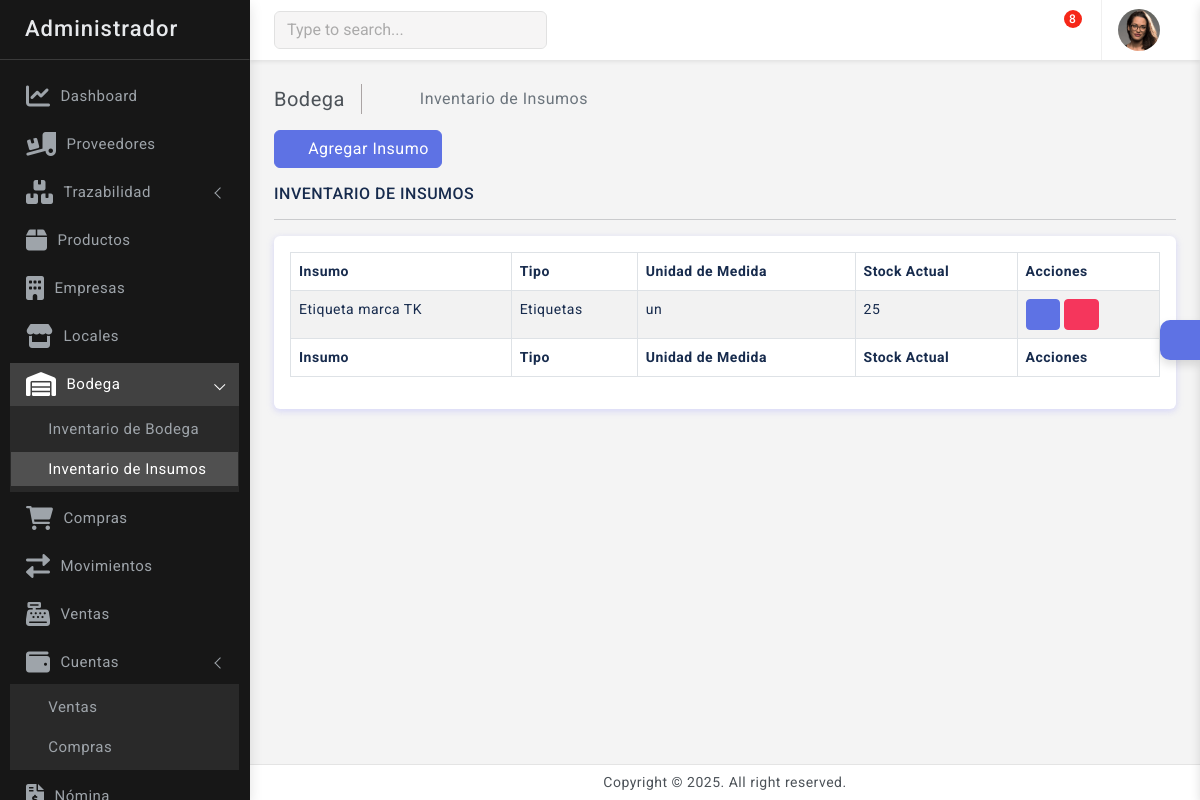
Page /bodega/inventario-insumos/ on the committed database.
### bodega/models.py (models this page shows, shortened)
class Insumo(models.Model):
    nombre = models.CharField(max_length=100, unique=True)
    stock_actual = models.PositiveIntegerField(default=0)
    tipo_insumo = models.ForeignKey(TipoInsumo, on_delete=models.CASCADE)
    unidad_medida = models.ForeignKey(UnidadMedida, on_delete=models.CASCADE)

class TipoInsumo(models.Model):
    nombre = models.CharField(max_length=100, unique=True)
    activo = models.BooleanField(default=True)  # Permite desactivar tipos en lugar de eliminarlos

class UnidadMedida(models.Model):
    nombre = models.CharField(max_length=100, unique=True)
    abrev = models.CharField(max_length=10, unique=True, null=True, blank=True)  # Ejemplo: kg, m, l

### bodega/views.py (the view)
# urls.py: path('inventario-insumos/', views.inventario_insumos, name='inventario_insumos'),
def inventario_insumos(request):
    insumos = Insumo.objects.all().order_by('nombre')
    return render(request, 'bodega/insumos/inventario_insumos.html', {'insumos': insumos})

### notificaciones/context_processors.py (called while the page is built)
def notificaciones_context(request):
    if request.user.is_authenticated:
        notificaciones = Notificacion.objects.filter(user=request.user, leida=False).order_by('-fecha_creacion')
    else:
        notificaciones = []
    return {'notificaciones': notificaciones}

### outfitcore/context_processors.py (called while the page is built)
def global_context(request):
    user = None
    perfil = None
    contrato = None
    empresas = None
    if request.user.is_authenticated:
        user = request.user
        perfil = PerfilUsuario.objects.filter(usuario=request.user).first()
        if perfil:
            contrato = Contrato.objects.filter(perfil=perfil).first()
    empresas = Empresa.objects.all
    empresa_id = request.session.get('empresa_id')
    empresa_activa = None
    if empresa_id:
        empresa_activa = Empresa.objects.filter(id=empresa_id).first()
    return {
        'perfil': perfil,
        'user': user,
        'contrato': contrato,
        'empresas': empresas,
        'empresa_id': empresa_id,
        'empresa_activa': empresa_activa,
    }

### templates/bodega/insumos/inventario_insumos.html (shortened to what this page needs)
{% extends 'base.html' %}
{% block content %}
    <div class="page-wrapper">
        <div class="page-content">
            <div class="page-breadcrumb d-none d-sm-flex align-items-center mb-3">
                <div class="breadcrumb-title pe-3">Bodega</div>
                <div class="ps-3">
                    <nav aria-label="breadcrumb">
                        <ol class="breadcrumb mb-0 p-0">
                            <li class="breadcrumb-item"><a href="{% url 'home' %}"><i class="bx bx-home-alt"></i></a></li>
                            <li class="breadcrumb-item active" aria-current="page">Inventario de Insumos</li>
                        </ol>
                    </nav>
                </div>
            </div>
            <a href="{% url 'agregar_insumo' %}" class="btn btn-primary mb-3">
                <i class="bx bx-plus"></i> Agregar Insumo
            </a>
            <h6 class="mb-0 text-uppercase">Inventario de Insumos</h6>
            <hr />
            <div class="card">
                <div class="card-body">
                    <div class="table-responsive">
                        <table id="example2" class="table table-striped table-bordered">
                            <thead>
                                <tr>
                                    <th>Insumo</th>
                                    <th>Tipo</th>
                                    <th>Unidad de Medida</th>
                                    <th>Stock Actual</th>
                                    <th>Acciones</th>
                                </tr>
                            </thead>
                            <tbody>
                                {% if insumos %}
                                    {% for insumo in insumos %}
                                    <tr>
                                        <td>{{ insumo.nombre }}</td>
                                        <td>{{ insumo.tipo_insumo.nombre }}</td>
                                        <td>{{ insumo.unidad_medida.abrev }}</td>
                                        <td>
                                            {% if insumo.stock_actual < 10 %}
                                                <span class="badge bg-danger">{{ insumo.stock_actual }}</span>
                                            {% else %}
                                                {{ insumo.stock_actual }}
                                            {% endif %}
                                        </td>
                                        <td>
                                            <a href="{% url 'editar_insumo' insumo.id %}" class="btn btn-sm btn-primary">
                                                <i class="bx bx-edit"></i>
                                            </a>
                                            <button class="btn btn-sm btn-danger delete-insumo" data-id="{{ insumo.id }}" title="Eliminar">
                                            <i class="bx bx-trash"></i>
                                            </button>
                                        </td>
                                    </tr>
                                    {% endfor %}
                                {% endif %}
                            </tbody>
                            <tfoot>
                                <tr>
                                    <th>Insumo</th>
                                    <th>Tipo</th>
                                    <th>Unidad de Medida</th>
                                    <th>Stock Actual</th>
                                    <th>Acciones</th>
                                </tr>
                            </tfoot>
                        </table>
                    </div>
                </div>
            </div>
        </div>
    </div>
{% endblock %}

### outfitcore/static/css/app.css (style rules this page uses)
body { font-size: 14px; color: #4c5258; letter-spacing: .5px; background-color: #f4f4f4; overflow-x: hidden; font-family: Roboto, sans-serif }
.page-wrapper { height: 100%; margin-top: 60px; margin-bottom: 30px; margin-left: 250px }
.page-content { padding: 1.5rem 1.5rem 0.7rem 1.5rem }
.breadcrumb-title { font-size: 20px; border-right: 1.5px solid #aaa4a4 }
.page-breadcrumb .breadcrumb li.breadcrumb-item { font-size: 16px }
.page-breadcrumb .breadcrumb-item+.breadcrumb-item::before { display: inline-block; padding-right: .5rem; color: #6c757d; font-family: LineIcons; content: "\ea5c" }
.btn i { vertical-align: middle; font-size: 1.3rem; margin-top: -1em; margin-bottom: -1em; }

### rows in the picture
Insumo: nombre "Etiqueta marca TK", tipo_insumo.nombre "Etiquetas", unidad_medida.abrev "un", stock_actual "25"
